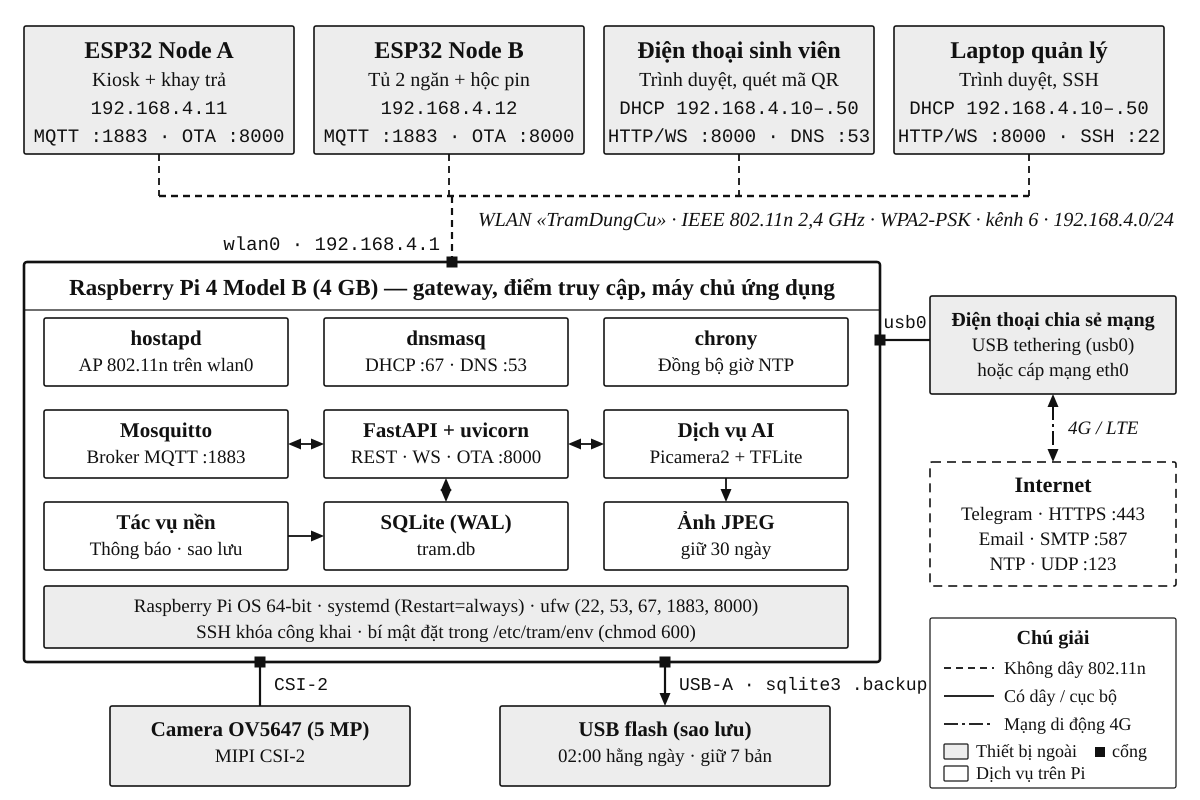

Write the Python code that produced this figure.
# Sơ đồ mạng và kết nối dịch vụ (Hình 9). Chạy: python so_do_mang.py (cần Inkscape, xem svgkit.py)
# Quy ước hình: nét đen đơn sắc, 3 kiểu nét (không dây / có dây / 4G), 2 kiểu nền (xám / trắng),
# cỡ chữ tối thiểu 18 px trên khung 1200 px để khi thu về bề rộng trang A4 vẫn đọc được (khoảng 8 pt).
from svgkit import Fig, GREY

f = Fig("so_do_mang", 1200, 800)
BUS_Y = 196
rect, line, square, lines = f.rect, f.line, f.square, f.lines


def text(x, y, s, size=20, anchor="start", weight="normal", mono=False, style="normal"):
    f.text(x, y, s, size, anchor, weight == "bold", mono, style == "italic")


# ---------- hàng thiết bị đầu cuối nối qua WLAN ----------
clients = [
    (24, "ESP32 Node A", "Kiosk + khay trả", "192.168.4.11", "MQTT :1883 · OTA :8000"),
    (314, "ESP32 Node B", "Tủ 2 ngăn + hộc pin", "192.168.4.12", "MQTT :1883 · OTA :8000"),
    (604, "Điện thoại sinh viên", "Trình duyệt, quét mã QR", "DHCP 192.168.4.10–.50", "HTTP/WS :8000 · DNS :53"),
    (894, "Laptop quản lý", "Trình duyệt, SSH", "DHCP 192.168.4.10–.50", "HTTP/WS :8000 · SSH :22"),
]
BUS_Y = 196
for x, name, role, ip, proto in clients:
    rect(x, 26, 270, 128, fill=GREY)
    lines(x + 135, 58, [(name, 24, True, False), (role, 20, False, False), (ip, 19, False, True), (proto, 19, False, True)], step=28)
    line(x + 135, 154, x + 135, BUS_Y, dash="7 5")

line(159, BUS_Y, 1029, BUS_Y, sw=2.4, dash="7 5")
text(478, 226, "WLAN «TramDungCu» · IEEE 802.11n 2,4 GHz · WPA2-PSK · kênh 6 · 192.168.4.0/24", 20, "start", style="italic")

# ---------- Raspberry Pi ----------
PX, PY, PW, PH = 24, 262, 856, 400
rect(PX, PY, PW, PH, fill="#FFFFFF", sw=2.6, rx=3)
text(PX + PW / 2, PY + 33, "Raspberry Pi 4 Model B (4 GB) — gateway, điểm truy cập, máy chủ ứng dụng", 23, "middle", "bold")
line(PX, PY + 48, PX + PW, PY + 48, sw=1.2)

line(452, BUS_Y, 452, PY, dash="7 5", sw=2.2)
square(452, PY, 11)
text(440, 250, "wlan0 · 192.168.4.1", 19, "end", mono=True)

cols = [44, 324, 604]
CW_, CH_ = 244, 68
rows = [318, 410, 502]


def mod(c, r, title, sub):
    x, y = cols[c], rows[r]
    rect(x, y, CW_, CH_)
    lines(x + CW_ / 2, y + 27, [(title, 21, True, False), (sub, 19, False, False)], step=26)


mod(0, 0, "hostapd", "AP 802.11n trên wlan0")
mod(1, 0, "dnsmasq", "DHCP :67 · DNS :53")
mod(2, 0, "chrony", "Đồng bộ giờ NTP")
mod(0, 1, "Mosquitto", "Broker MQTT :1883")
mod(1, 1, "FastAPI + uvicorn", "REST · WS · OTA :8000")
mod(2, 1, "Dịch vụ AI", "Picamera2 + TFLite")
mod(0, 2, "Tác vụ nền", "Thông báo · sao lưu")
mod(1, 2, "SQLite (WAL)", "tram.db")
mod(2, 2, "Ảnh JPEG", "giữ 30 ngày")

# mũi tên dữ liệu giữa các mô-đun
line(cols[0] + CW_, rows[1] + 34, cols[1], rows[1] + 34, start=True, end=True)
line(cols[1] + CW_, rows[1] + 34, cols[2], rows[1] + 34, start=True, end=True)
line(cols[1] + CW_ / 2, rows[1] + CH_, cols[1] + CW_ / 2, rows[2], start=True, end=True)
line(cols[2] + CW_ / 2, rows[1] + CH_, cols[2] + CW_ / 2, rows[2], end=True)
line(cols[0] + CW_, rows[2] + 34, cols[1], rows[2] + 34, end=True)

# lớp hệ điều hành
rect(44, 586, 804, 62, fill=GREY)
text(446, 612, "Raspberry Pi OS 64-bit · systemd (Restart=always) · ufw (22, 53, 67, 1883, 8000)", 19, "middle")
text(446, 638, "SSH khóa công khai · bí mật đặt trong /etc/tram/env (chmod 600)", 19, "middle")

# ---------- cột bên phải ----------
rect(930, 296, 246, 98, fill=GREY)
lines(1053, 326, [("Điện thoại chia sẻ mạng", 20, True, False), ("USB tethering (usb0)", 19, False, False),
                  ("hoặc cáp mạng eth0", 19, False, False)], step=25)
line(PX + PW, 340, 930, 340, sw=2.2)
square(PX + PW, 340, 11)
text(905, 328, "usb0", 18, "middle", mono=True)

line(1053, 394, 1053, 462, sw=2.0, dash="14 4 3 4", start=True, end=True)
text(1068, 434, "4G / LTE", 19, "start", style="italic")

rect(930, 462, 246, 124, fill="#FFFFFF", dash="9 6")
lines(1053, 492, [("Internet", 22, True, False)], step=25)
lines(1053, 520, [("Telegram · HTTPS :443", 19, False, False), ("Email · SMTP :587", 19, False, False),
                  ("NTP · UDP :123", 19, False, False)], step=25)

# ---------- hàng dưới: camera và USB flash ----------
rect(110, 706, 300, 80, fill=GREY)
lines(260, 736, [("Camera OV5647 (5 MP)", 21, True, False), ("MIPI CSI-2", 19, False, False)], step=26)
line(260, 706, 260, PY + PH, sw=2.2)
square(260, PY + PH, 11)
text(274, 690, "CSI-2", 18, "start", mono=True)

rect(500, 706, 330, 80, fill=GREY)
lines(665, 736, [("USB flash (sao lưu)", 21, True, False), ("02:00 hằng ngày · giữ 7 bản", 19, False, False)], step=26)
line(665, PY + PH, 665, 706, end=True, sw=2.2)
square(665, PY + PH, 11)
text(679, 690, "USB-A · sqlite3 .backup", 18, "start", mono=True)

# ---------- chú giải ----------
rect(930, 618, 246, 170, fill="#FFFFFF", sw=1.2)
text(1053, 644, "Chú giải", 20, "middle", "bold")
line(944, 668, 994, 668, dash="7 5")
text(1004, 674, "Không dây 802.11n", 18)
line(944, 696, 994, 696)
text(1004, 702, "Có dây / cục bộ", 18)
line(944, 724, 994, 724, dash="14 4 3 4")
text(1004, 730, "Mạng di động 4G", 18)
rect(944, 744, 24, 15, fill=GREY, sw=1.2, rx=1)
text(976, 757, "Thiết bị ngoài", 18)
rect(944, 766, 24, 15, fill="#FFFFFF", sw=1.2, rx=1)
text(976, 779, "Dịch vụ trên Pi", 18)
square(1100, 752, 10)
text(1112, 757, "cổng", 18, "start")

f.save()
